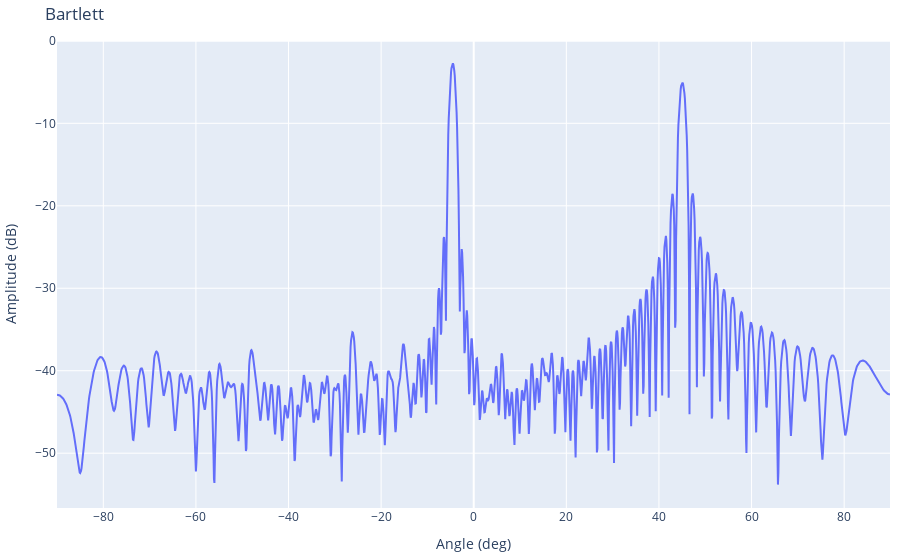

Notebook source saved alongside this figure:
### Code cell
fig = go.Figure()

fig.add_trace(go.Scatter(x=scan_angle,
                         y=ps_bartlett,
                         name='Pseudo Spectrum')
              )

fig.update_layout(
    title='Bartlett',
    yaxis=dict(title='Amplitude (dB)'),
    xaxis=dict(title='Angle (deg)'),
    margin=dict(l=10, r=10, b=10, t=40),
)
fig.show()

### Figure 1 — Plotly figure (JSON) as saved in the notebook; plotly's stock layout.template omitted (floating-point values rounded to 4 significant figures; data arrays with more than 128 entries replaced by an {"elided": "..."} marker saying what was removed)
{"data": [{"name": "Pseudo Spectrum", "type": "scatter", "x": {"elided": "1800 float values"}, "y": {"elided": "1800 float values"}}], "layout": {"margin": {"b": 10, "l": 10, "r": 10, "t": 40}, "title": {"text": "Bartlett"}, "xaxis": {"title": {"text": "Angle (deg)"}}, "yaxis": {"title": {"text": "Amplitude (dB)"}}}}
